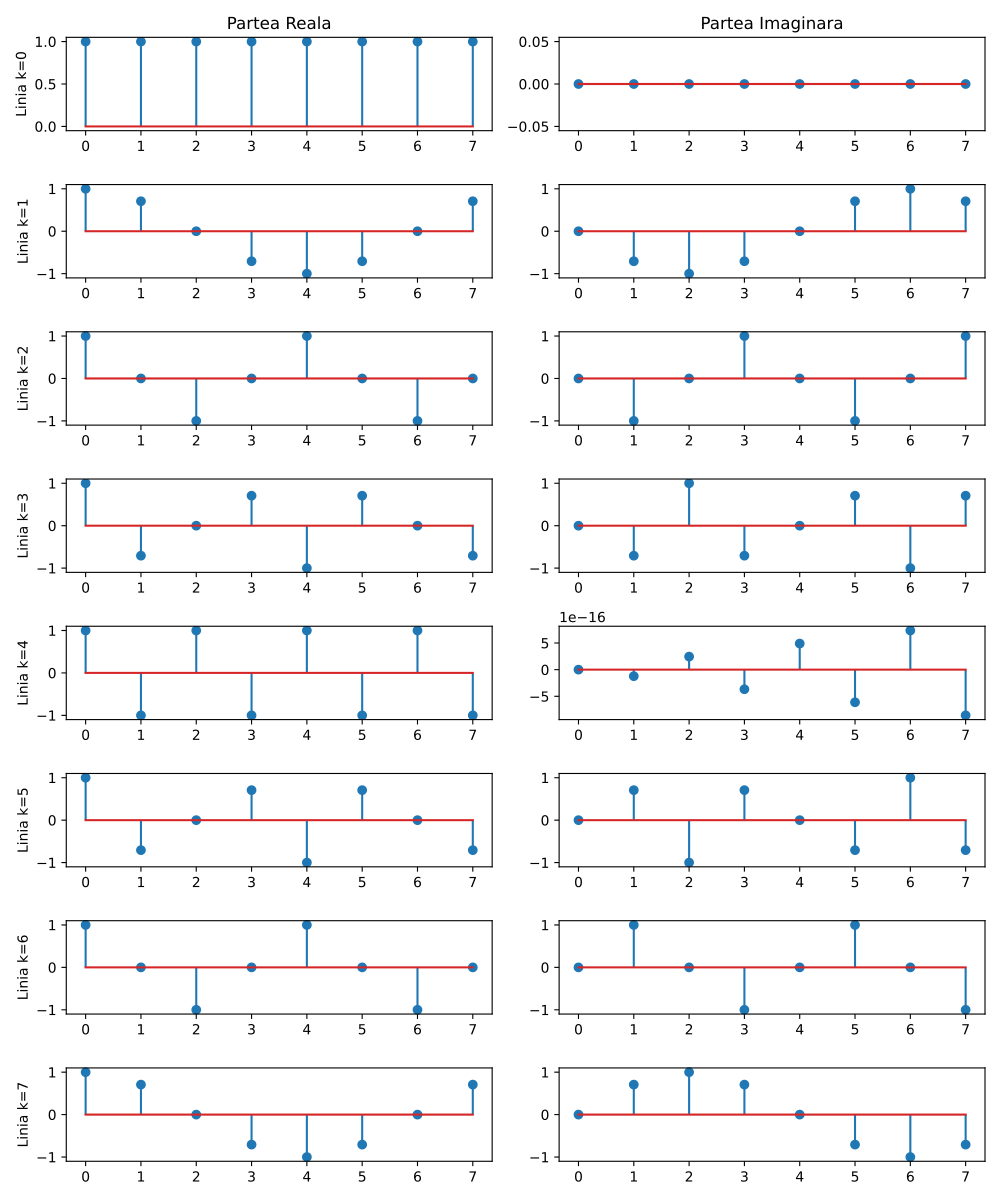

Write the Python code that produced this figure.
import numpy as np 
import matplotlib.pyplot as plt
import math

N=8

n=np.arange(N)
k=n.reshape(N,1)


F=np.exp(-2j*np.pi*n*k/N)


fig, axes = plt.subplots(N, 2, figsize=(10, 12))

for i in range(N):
    axes[i, 0].stem(range(N), F[i, :].real)
    axes[i, 0].set_ylabel(f'Linia k={i}')
    if i == 0:
        axes[i, 0].set_title('Partea Reala')
        
    axes[i, 1].stem(range(N), F[i, :].imag)
    if i == 0:
        axes[i, 1].set_title('Partea Imaginara')

plt.tight_layout()


plt.savefig('1.pdf')
plt.show()


FH=np.conj(F).T

prod=np.dot(FH,F)

nIN=N*np.eye(N)

ans=np.allclose(prod,nIN)
print("Este F unitara ?")
print(ans)
